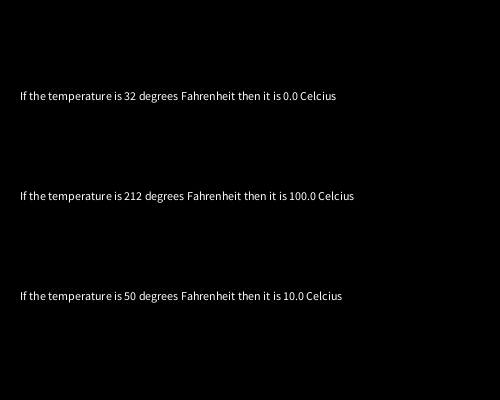
Frame 1 (no input)
Frame 60 (the mouse pressed at the canvas centre just before this capture): identical to frame 1, image omitted
Frame 120 (the mouse held since frame 60 and released just before this capture): identical to frame 1, image omitted

The Processing sketch that drew this single still picture (run headless with seeded random() and noise(); from frame 60 on, the mouse is pressed at the canvas centre):

// Processing sketch: TempConversion
// ── TempConversion.pde
void setup()  {
  size(500, 400);
}

void draw() {
  background(0);
  fill(255);

  text("If the temperature is 32 degrees Fahrenheit then it is " + getCelcius(32) + " Celcius", 20, 100);
  text("If the temperature is 212 degrees Fahrenheit then it is " + getCelcius(212) + " Celcius", 20, 200);
  text("If the temperature is 50 degrees Fahrenheit then it is " + getCelcius(50) + " Celcius", 20, 300);
  
}

float getCelcius(float fahrenheit)  {
  float celcius;
  celcius = (fahrenheit - 32) * 5/9;
  return celcius;

}
